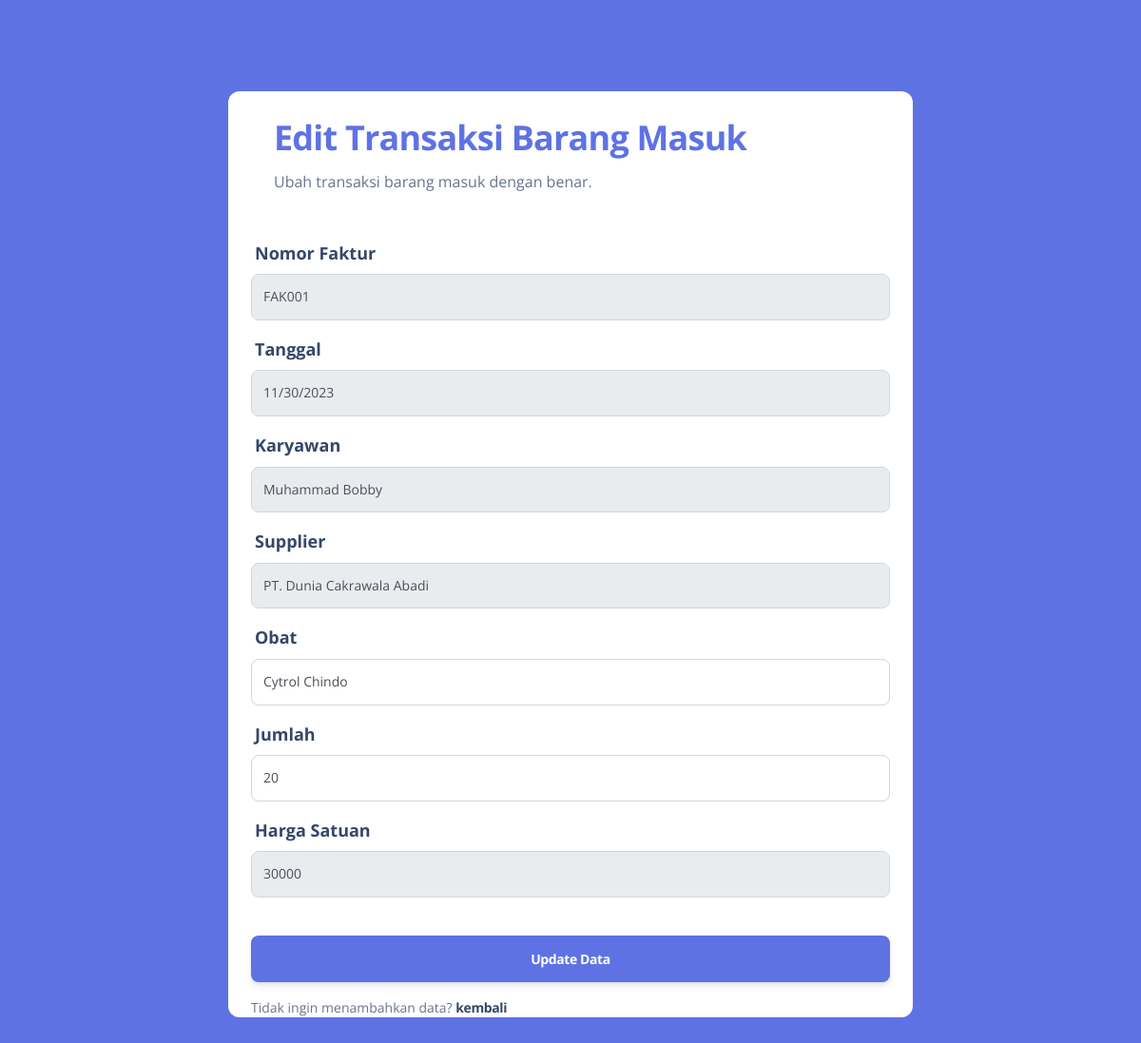
The page /pages/functions/editbeli.php?id=2 (signed in) on the database its author committed.
### tables this page shows
CREATE TABLE `pembelian` (
  `no_faktur` varchar(20) NOT NULL,
  `tanggal` date DEFAULT NULL,
  `id_karyawan` char(10) DEFAULT NULL,
  `id_supplier` char(10) DEFAULT NULL,
  `total_bayar` int(20) DEFAULT NULL
);

CREATE TABLE `detail_pembelian` (
  `id_detail_pembelian` int(11) NOT NULL,
  `no_faktur` varchar(20) DEFAULT NULL,
  `id_obat` int(11) DEFAULT 0,
  `jumlah` int(11) DEFAULT 0,
  `harga` int(20) DEFAULT 0
);

CREATE TABLE `karyawan` (
  `id_karyawan` char(10) NOT NULL DEFAULT '',
  `nama_karyawan` varchar(255) DEFAULT NULL,
  `alamat` varchar(100) DEFAULT NULL,
  `status` enum('owner','karyawan','admin') DEFAULT NULL,
  `no_telepon` varchar(20) DEFAULT NULL,
  `kode_unik` varchar(100) DEFAULT NULL
);

CREATE TABLE `supplier` (
  `id_supplier` char(10) NOT NULL DEFAULT '',
  `nama_supplier` varchar(100) DEFAULT NULL,
  `alamat` varchar(100) DEFAULT NULL,
  `no_telepon` varchar(50) DEFAULT NULL
);

CREATE TABLE `obat` (
  `id_obat` int(11) NOT NULL,
  `nama_obat` varchar(255) DEFAULT NULL,
  `jenis` varchar(255) DEFAULT NULL,
  `harga` int(11) DEFAULT NULL,
  `stok` int(11) DEFAULT NULL,
  `id_supplier` char(10) DEFAULT NULL
);

### pages/functions/editbeli.php (the view, shortened to what this page needs)
<?php
require "functions.php";
$id = $_GET["id"];
$sql = "SELECT *, detail_pembelian.harga as hrg FROM pembelian, detail_pembelian, karyawan, obat, supplier WHERE detail_pembelian.id_detail_pembelian = '$id' AND detail_pembelian.no_faktur = pembelian.no_faktur AND detail_pembelian.id_obat = obat.id_obat AND
pembelian.id_karyawan = karyawan.id_karyawan AND
pembelian.id_supplier = supplier.id_supplier";
$hasil = $conn->query($sql);
?>
<!DOCTYPE html>
<html lang="en">
<head>
    <link href="../../assets/css/nucleo-icons.css" rel="stylesheet" />
    <link href="../../assets/css/nucleo-svg.css" rel="stylesheet" />
    <link href="../../assets/css/nucleo-svg.css" rel="stylesheet" />
    <link id="pagestyle" href="../../assets/css/argon-dashboard.css?v=2.0.4" rel="stylesheet" />
</head>
<body class="bg-primary">
    <div class="container  bg-white  rounded-3 my-7 m-auto w-60">
        <div class="card card-plain">
            <div class="card-header pb-0 text-start">
                <h4 class="font-weight-bolder text-5xl text-primary">Edit Transaksi Barang Masuk</h4>
                <p class="mb-0">Ubah transaksi barang masuk dengan benar.</p>
            </div>
            <div class="card-body">
                <?php while ($apotek = $hasil->fetch_assoc()) : ?>
            </div>
            <div class="mb-3">
                <label for="nofaktur" class="text-lg">Nomor Faktur</label>
                <input type="text" name="nofaktur" class="form-control form-control-lg" value="<?= $apotek['no_faktur'] ?>" readonly>
            </div>
            <div class="mb-3">
                <label for="tanggal" class="text-lg">Tanggal</label>
                <input type="date" name="tanggal" class="form-control form-control-lg" value="<?= $apotek['tanggal'] ?>" readonly>
            </div>
            <div class="mb-3">
                <label for="karyawan" class="text-lg">Karyawan</label>
                <select name="karyawan" id="karyawan" class="form-control form-control-lg" readonly>
                    <option selected value="<?= $apotek['id_karyawan'] ?>"><?= $apotek['nama_karyawan'] ?></option>
                </select>
            </div>
            <div class="mb-3">
                <label for="supplier" class="text-lg">Supplier</label>
                <select name="supplier" id="supplier" class="form-control form-control-lg" readonly>
                    <option selected value="<?= $apotek['id_supplier'] ?>"><?= $apotek['nama_supplier'] ?></option>
                </select>
            </div>
            <div class="mb-3">
                <label for="obat" class="text-lg">Obat</label>
                <select name="obat" id="obat" class="form-control form-control-lg" required>
                    <option selected value="<?= $apotek['id_obat'] ?>"><?= $apotek['nama_obat'] ?></option>
                </select>
            </div>
            <div class="mb-3">
                <label for="jumlah" class="text-lg">Jumlah</label>
                <input type="number" name="jumlah" class="form-control form-control-lg" value="<?= $apotek['jumlah'] ?>" required>
            </div>
            <div class="mb-3">
                <label for="harga" class="text-lg">Harga Satuan</label>
                <input type="number" name="harga" class="form-control form-control-lg" value="<?= $apotek['harga'] ?>" readonly>
            </div>
            <div class="text-center">
                <button type="submit" name="ubah" class="btn btn-lg btn-primary btn-lg w-100 mt-4 mb-0">Update Data</button>
            </div>
            <p class="text-sm mt-3 mb-0">Tidak ingin menambahkan data? <a href="../pembelian.php" class="text-dark font-weight-bolder">kembali</a></p>
        <?php endwhile; ?>
        </div>
    </div>
</body>
</html>

### rows shown on the page
pembelian: nofaktur "FAK001", tanggal "11/30/2023", karyawan "Muhammad Bobby", supplier "PT. Dunia Cakrawala Abadi", obat "Cytrol Chindo", jumlah "20", harga "30000"
